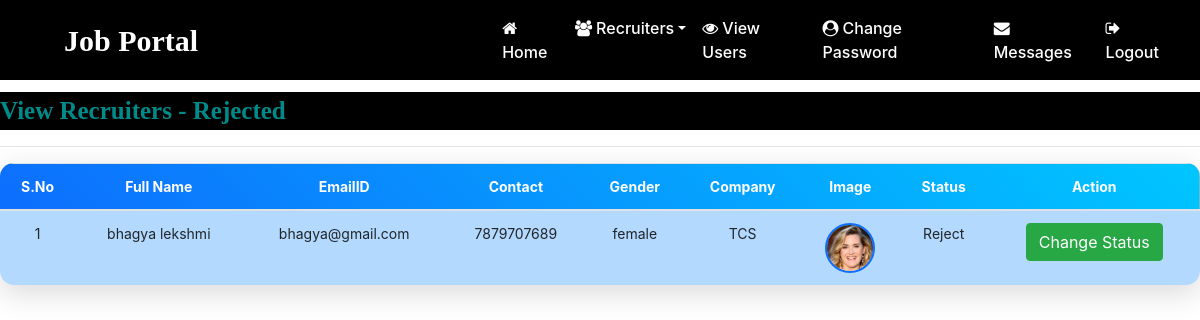
The app's page /recruiter_rejected (signed in), older data.
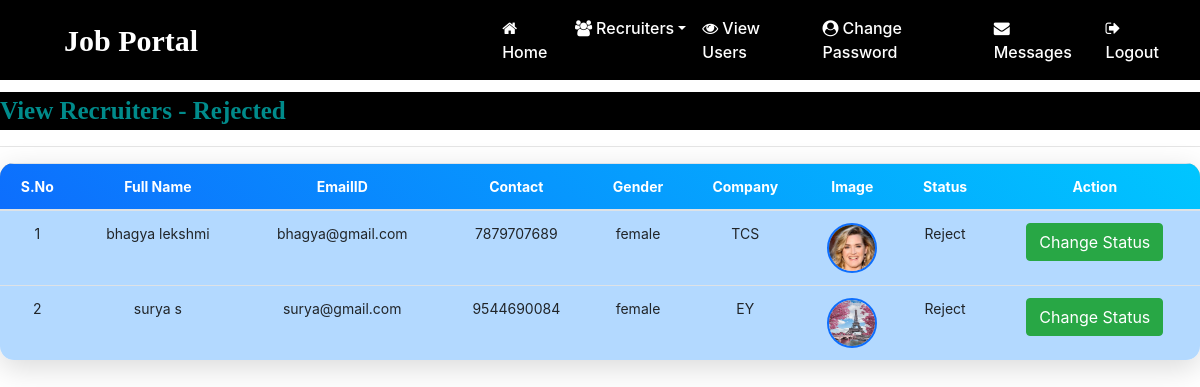
The same page, newer data.
### job/models.py (models this page shows, shortened)
class Recruiter(models.Model):
    user=models.ForeignKey(User,on_delete=models.CASCADE)
    mobile=models.CharField(max_length=15,null=True)
    image=models.FileField(null=True)
    gender=models.CharField(max_length=10,null=True)
    company = models.CharField(max_length=100, null=True)
    type=models.CharField(max_length=15,null=True)
    status = models.CharField(max_length=20 ,null=True)
    reject_reason = models.TextField(null=True, blank=True)

### job/views.py (the view)
# urls.py: path('recruiter_rejected', recruiter_rejected, name='recruiter_rejected'),
def recruiter_rejected(request):
    if not request.user.is_authenticated:
        return redirect('admin_login')
    data=Recruiter.objects.filter(status="Reject")
    d={'data':data}
    return render(request,'recruiter_rejected.html',d)

### job/templates/recruiter_rejected.html (shortened to what this page needs)
<!DOCTYPE html>
<html lang="en">
{% load static %}
<head>
</head>
<body>
    {% include 'admin_navigation.html' %}
    <marquee style="font-family:'Monotype Corsiva' ; font-size:25px; color:darkcyan; background-color:black; font-weight: bold; margin-top:1%">
        View Recruiters - Rejected
    </marquee>
    <hr>
    <table class="table table-hover" id="example">
        <thead>
            <tr style="background-color:#deb887">
                <th>S.No</th>
                <th>Full Name</th>
                <th>EmailID</th>
                <th>Contact</th>
                <th>Gender</th>
                <th>Company</th>
                <th>Image</th>
                <th>Status</th>
                <th>Action</th>
            </tr>
        </thead>
        <tbody >
        {% for i in data %}
            <tr style="background-color:#b3d9ff;">
                <td>{{ forloop.counter }}</td>
                <td>{{ i.user.first_name }} {{ i.user.last_name }}</td>
                 <td>{{ i.user.username }}</td>
                 <td>{{ i.mobile }}</td>
                 <td>{{ i.gender }}</td>
                <td>{{ i.company }}</td>
                 <td><img src="{{ i.image.url }}" style="height:50px;width:50px;border-radius:50%"></td>
                <td>{{ i.status }}</td>
                <td><a href="{% url 'change_status' i.id %}" class="btn btn-success" >Change Status</a></td>
            </tr>
        {% endfor %}
        </tbody>
    </table>
</body>
</html>

Row changes from the older to the newer data that the page shows:
now on this page (row edited): Recruiter: user.first_name "surya", user.last_name "s", user.username "surya@gmail.com", mobile "9544690084", gender "female", company "EY", image (picture), status "Reject"
